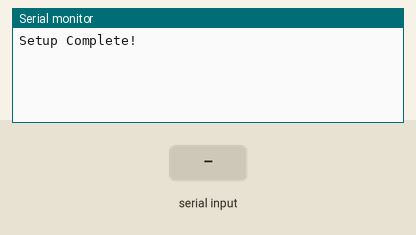
Simulated run of this sketch. Board: Arduino Uno, built with avr-gcc and run on an emulated ATmega328P. Shown: the last lines printed to the serial monitor. The test bench sets the inputs (shaded band).

Above: at 2.2 s.
2.3 s: "1" received over the second serial link
At 3.2 s:
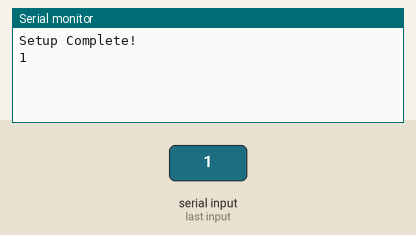
3.8 s: "0" received over the second serial link
At 4.3 s:
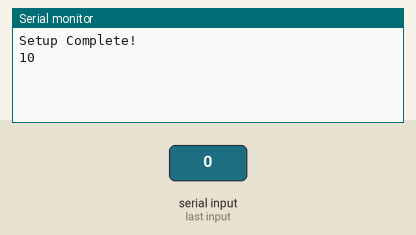

The sketch:

sketch_sep08a.ino
```cpp
#include <SoftwareSerial.h>

//SIM800 TX is connected to Arduino D8
#define SIM800_TX_PIN 8

//SIM800 RX is connected to Arduino D7
#define SIM800_RX_PIN 7

//Create software serial object to communicate with SIM800
SoftwareSerial serialSIM800(SIM800_TX_PIN,SIM800_RX_PIN);

void setup() {
  //Begin serial comunication with Arduino and Arduino IDE (Serial Monitor)
  Serial.begin(9600);
  while(!Serial);

  //Being serial communication witj Arduino and SIM800
  serialSIM800.begin(9600);
  delay(1000);

  Serial.println("Setup Complete!");
}

void loop() {
  //Read SIM800 output (if available) and print it in Arduino IDE Serial Monitor
  if(serialSIM800.available()){
    Serial.write(serialSIM800.read());
  }
  //Read Arduino IDE Serial Monitor inputs (if available) and send them to SIM800
  if(Serial.available()){
    serialSIM800.write(Serial.read());
  }
}
```

Measured:
- after the input at 2.3 s, the serial monitor: prints a new line at once (image 1)
- after the input at 3.8 s, the serial monitor: prints a new line at once (image 2)
